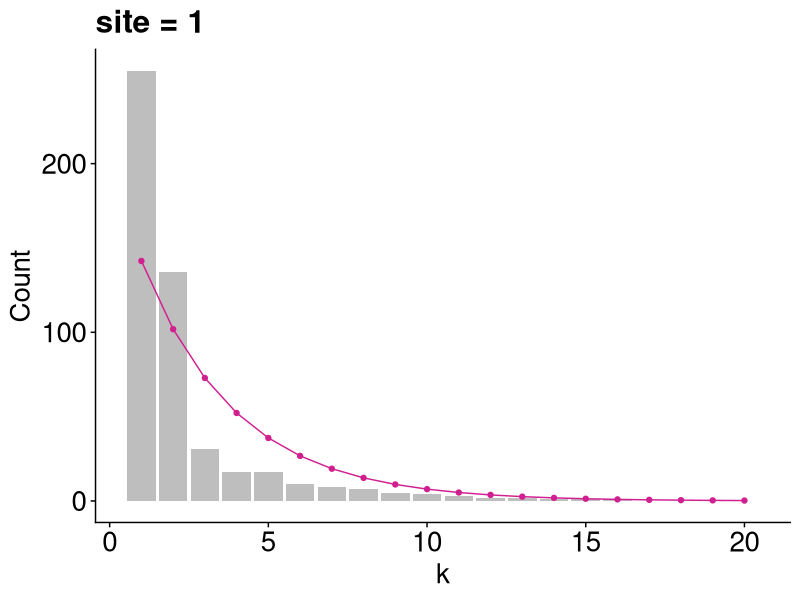
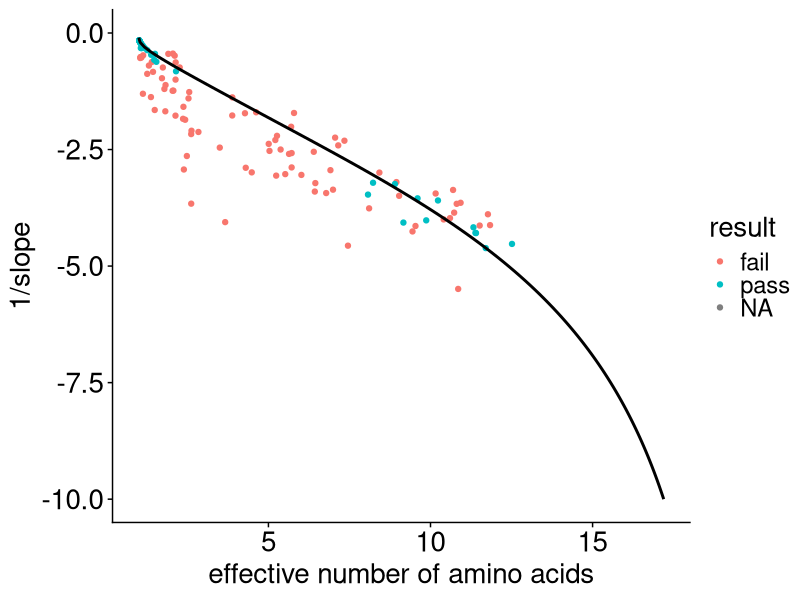

Recreate these plots in R, in order.
# fit linear model to normalized, log-transformed data
# fitting 2 parameters: slope and intercept

library(tidyverse)
library(stringr)
library(cowplot)
library(broom)
theme_set(theme_cowplot())

# read in data
alignment <-read_csv("data/simulated/results_1B4T_A_evolved_split.csv", col_types = cols(.default = "c")) 

# tidy data used for null
alignment %>% 
  mutate(sequence = as.numeric(1:nrow(alignment)) ) %>% 
  gather(key = "site", value = "aa", 1:153) -> tidy_align  

tidy_align$site = as.numeric(tidy_align$site) 

#tidy_align %>% filter(sequence <= 100) -> tidy_align

#---------- ACTUAL DISTRIBUTION ----------
# determine the number of each AA at each site
tidy_align %>% 
  group_by(site, aa) %>% 
  summarize(count = n()) -> site_aa_count

empty_counts <- data_frame(aa = c('A', 'C', 'D', 'E', 'F', 'G', 'H', 'I', 'K', 'L', 'M', 'N', 'P', 'Q', 'R', 'S', 'T', 'V', 'W', 'Y'), 
                           count = rep(0, 20))

# 1. First write a function that can take a data frame with amino acids at one site, and return a data frame with counts, including zeros.
count_by_site <- function(site_df) {
  site_df %>% 
    group_by(aa) %>% 
    summarize(count = n()) -> counts
  full_join(counts, anti_join(empty_counts, counts, by = 'aa'))
}

# 2. Then call that function for all sites and combine the resulting data frames.
tidy_align %>% nest(-site) %>%
  mutate(counts = map(data, count_by_site)) %>%
  dplyr::select(-data) %>%   # use sessionInfo() to find what packages are loaded, conflicted package to give warnings
  unnest() -> all_count


#----------- ESTIMATED DISTRIBUTION ------------
# USING ONLY OBSERVED AA
# order aa by relative frequency
all_count %>%
  arrange(all_count$site, desc(count)) -> ordered_count

# make the categorical variable (aa) numerical (k) by numbering aa's 1-20 in order of freq
ordered_count %>%
  group_by(site) %>%
  mutate(k = as.numeric(1:20)) -> ordered_count

# remove aa with zero values
ordered_count %>%
  filter(count > 0) -> observed_aa

# count relative to most frequent - rescale to 1 for highly conserved sites
observed_aa %>%
  group_by(site) %>%
  mutate(rel_count = count/max(count)) -> observed_aa

# log-transformed data
observed_aa %>%
  mutate(ln_count = log(rel_count)) -> observed_aa 

# fit to a linear function, using map and BROOM 
# fit intercept and slope
observed_aa %>% nest(-site) %>%
  mutate(fit = map(data, ~ lm(ln_count ~ k, data = .)),
         intercept = map_dbl(fit, ~ (.)$coefficients[1]),
         slope = map_dbl(fit, ~ (.)$coefficients[2])) %>% 
  select(-data, -fit) -> observed_fits

# data frame with slope from linear fit to log transformed data - slope = gamma, intercept = 0
#head(observed_fits)

# visualize the distribution (at a given site) with linear fits
# NOTE: sites that are highly conserved for a single aa still look exponential in log scale (see sites 3 and 9 as example) 3, 6, 33
ordered_count %>%
  group_by(site) %>%
  mutate(rel_count = count/max(count)) -> ordered_count
ordered_count %>%
  mutate(ln_count = log(rel_count)) -> ordered_count

# library(forcats)
# ordered_count %>%
#   filter(site==77) %>%
#   ggplot() +
#   #geom_bar(aes(x = fct_inorder(aa), y = count), stat = 'identity') +
#   geom_point(aes(x = fct_inorder(aa), y = ln_count)) +
#   geom_abline(intercept = 0, slope = -0.2046281) + # NOTE: look up slope from ordered_fits dataframe
#   xlab("ordered aa") +
#   ylab("ln(count)") +
#   theme(text = element_text(size = 40),
#         axis.text = element_text(size = 40))

ordered_count %>% 
  left_join(observed_fits, by = "site") %>%
  mutate(est_dist = slope*exp(k*slope+intercept)) -> ordered_count

# rescale to compare w raw count
ordered_count %>%
  group_by(site) %>%
  mutate(est_rel = est_dist/sum(est_dist)) %>%
  mutate(est_count = sum(count)*est_rel) -> ordered_count


# visual comparison
# ordered_count %>%
#   filter(site == 10) %>%
#   ggplot(aes(x = k)) +
#   geom_bar(aes(y = count), fill = "grey", stat='identity') +
#   geom_point(aes(y = est_count, color = "violetred")) +
#   geom_line(aes(y = est_count, color = "violetred"), size = 1) 
#   scale_color_manual(name = "distribution",
#                      values = c("grey" = "grey", "violetred" = "violetred"),
#                      labels = c("actual", "estimated"))  +
#   labs(x = "amino acids ranked, k", y = "count") +
#   theme(legend.position = "none",
#         text = element_text(size = 40),
#         axis.text = element_text(size = 40)) 




#------- CHI-SQUARED: ACTUAL VS. ESTIMATED DIST -------
# use raw count
ordered_count %>% nest(-site) %>%
  mutate(chisq = map(data, ~ sum(((.$count - .$est_count)^2)/.$est_count)),
         p_value = map_dbl(chisq, ~ pchisq(., 17, lower.tail=FALSE))) %>% 
  select(-data) %>%
  mutate(p.adjusted = p.adjust(p_value, method= "fdr")) -> chisq_results

chisq_results %>%
  mutate(result = "pass") -> chisq_results

# REMOVE conserved sites with a single aa
chisq_results %>% 
  filter(p_value != "NaN") -> chisq_results

chisq_results$result[chisq_results$p_value < 0.05] <- "fail"

chisq_results %>% filter(result == "fail") %>% nrow()/nrow(chisq_results)
chisq_results$chisq <- as.numeric(chisq_results$chisq)


ordered_count %>%
  filter(site == 1) %>%
  ggplot(aes(x = k)) +
    geom_bar(aes(y = count, fill = "actual"), fill = "grey", stat='identity') +
    geom_point(aes(y = est_count, color = "Estimated")) +
    geom_line(aes(y = est_count, color = "Estimated")) +
    scale_color_manual(" ", values = c("actual" = "grey", "Estimated" = "violetred"))  +
    scale_fill_manual(" ", values = "grey")  +
    theme(legend.position = "none") +
    labs(x = "k", y = "Count") +
    theme(text = element_text(size = 20),
          axis.text = element_text(size = 20)) +
  ggtitle("site = 1") 


#------- EFFECTIVE NUMBER OF AMINO ACIDS --------
# site_aa_count is actual dist. DOES NOT CONTAIN AA AT ZERO

# eff aa for actual distribution
observed_aa %>%
  group_by(site) %>%
  mutate(frequency = (count)/sum(count)) -> site_aa_freq

site_aa_freq %>% 
  mutate(flnf = frequency*log(frequency)) %>%
  group_by(site) %>% 
  summarize(entropy = -sum(flnf),
            eff_aa = exp(entropy),
            n = length(unique(aa))) -> eff_aa_all

# eff aa for estimated distribution
ordered_count %>% 
  group_by(site) %>%
  mutate(freq = (est_count)/sum(est_count)) -> site_aa_freq_2
site_aa_freq_2 %>% 
  mutate(flnf = freq*log(freq)) %>%
  group_by(site) %>%
  summarize(entr = -sum(flnf),
            eff_aa_est = exp(entr)) -> eff_aa_all_est

left_join(eff_aa_all, eff_aa_all_est) -> compare_eff_aa

ggplot(compare_eff_aa, aes(x=eff_aa, y=eff_aa_est)) + geom_point() +
  geom_abline(slope = 1, intercept = 0) + xlim(0,16) + ylim(0,16) + 
  labs(title = "2 parameter fit", x = "eff_aa actual", y = "eff_aa fit") -> plot2


#------- RELATIONSHIP BETWEEN GAMMA & EFF AA -------
observed_fits %>%
  left_join(eff_aa_all) %>% 
  select(site, slope, eff_aa)-> gam_v_effaa

gam_v_effaa %>%
  left_join(chisq_results) %>% 
  select(site, slope, eff_aa, result) -> gam_v_effaa

neff2 <- function(lambda_inv) {
  lambda <- 1/lambda_inv
  pi <- lambda*exp(-lambda*(0:19))
  C <- sum(pi)
  pi <- pi/C
  exp(-sum(pi*log(pi)))
}

df_theory2 <- data.frame(lambda_inv = (0:-100)/10, ne = vapply((0:-100)/10, neff2, numeric(1)))

ggplot(gam_v_effaa, aes(x = eff_aa, y = 1/slope)) + 
  geom_point(aes(color = result)) +
  #geom_line(data = df_theory, aes(ne, -1/lambda), inherit.aes = FALSE) +
  geom_line(data = df_theory2, aes(ne, lambda_inv), inherit.aes = FALSE, size = 1) +
  #ggtitle("1B4T_A") +
  #ylim(-10,1000) ++
  labs(x = "effective number of amino acids", y = "1/slope") +
  theme(legend.position = "right",
        text = element_text(size = 20),
        axis.text = element_text(size = 20))  #-> plot1

